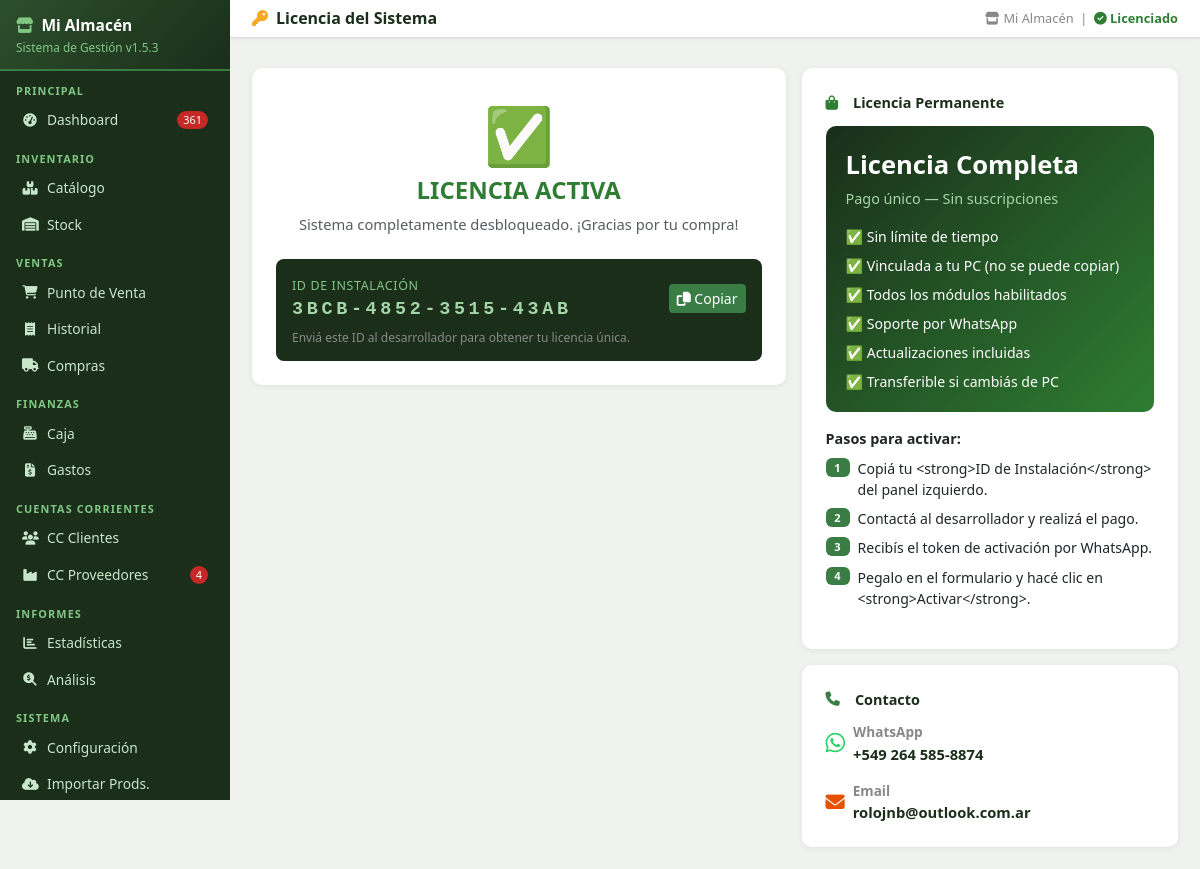
The app's page /licencia (signed in) with its own data.
### tables this page shows
CREATE TABLE config (
            clave TEXT PRIMARY KEY,
            valor TEXT
        );

### app.py (the view)
@app.route('/licencia')
@login_required
def licencia():
    status = db.get_demo_status()
    machine_id = db.get_machine_id()
    return render_template('licencia.html', status=status, machine_id=machine_id)

### app.py (called while the page is built)
def login_required(f):
    @wraps(f)
    def decorated(*args, **kwargs):
        if 'user' not in session:
            flash('⚠ Debés iniciar sesión para acceder.', 'warning')
            return redirect(url_for('login', next=request.path))
        return f(*args, **kwargs)
    return decorated

@app.before_request
def before():
    global _scheduler_started
    db.init_db()
    if not _scheduler_started:
        _scheduler_started = True
        iniciar_backup_scheduler()
    public = {'/login', '/static'}
    if any(request.path.startswith(p) for p in public):
        return
    if 'user' in session:
        try:
            inv_at = db.get_config().get('sessions_invalidated_at', '')
            login_at = session.get('login_date', '')
            if inv_at and login_at and login_at < inv_at:
                session.clear()
        except Exception:
            pass
    if 'user' not in session and request.endpoint not in ('login', 'apagar_rapido', 'static', None):
        return redirect(url_for('login', next=request.path))

### database.py (called while the page is built, shortened)
def get_conn():
    conn = sqlite3.connect(DB_PATH)
    conn.row_factory = sqlite3.Row
    conn.execute("PRAGMA foreign_keys = ON")
    return conn

def q(sql, params=(), fetchall=True, fetchone=False, commit=False):
    conn = get_conn()
    try:
        c = conn.cursor()
        c.execute(sql, params)
        if commit:
            conn.commit()
            return c.lastrowid
        if fetchone:
            return c.fetchone()
        if fetchall:
            return c.fetchall()
    finally:
        conn.close()

def init_db():
    global _db_initialized
    if _db_initialized:
        return

def get_config():
    rows = q("SELECT clave, valor FROM config")
    return {r['clave']: r['valor'] for r in rows}

def get_alertas_count():
    r = q("""SELECT
        COALESCE(SUM(CASE WHEN s.stock_actual<=0 THEN 1 ELSE 0 END),0) as sin_stock,
        COALESCE(SUM(CASE WHEN s.stock_actual>0 AND s.stock_actual<=s.stock_minimo THEN 1 ELSE 0 END),0) as critico,
        COALESCE(SUM(CASE WHEN s.stock_actual>s.stock_minimo AND s.stock_actual<=s.stock_minimo*1.5 THEN 1 ELSE 0 END),0) as bajo
        FROM stock s JOIN productos p ON p.id=s.producto_id WHERE p.activo=1""", fetchone=True)
    if r:
        return {'sin_stock': r['sin_stock'] or 0, 'critico': r['critico'] or 0, 'bajo': r['bajo'] or 0}
    return {'sin_stock':0,'critico':0,'bajo':0}

### templates/licencia.html (shortened to what this page needs)
{% extends 'base.html' %}
{% block page_title %}<i class="fas fa-key me-2" style="color:#f9a825"></i>Licencia del Sistema{% endblock %}
{% block content %}
<div class="row g-3">
  <div class="col-lg-7">
    <div class="table-card p-4 mb-3">
      {% if not status.demo %}
      <div class="text-center mb-4">
        <div style="font-size:3.5rem">✅</div>
        <h4 style="color:#2e7d32;font-weight:700">LICENCIA ACTIVA</h4>
        <p class="text-muted mb-0">Sistema completamente desbloqueado. ¡Gracias por tu compra!</p>
      </div>
      {% else %}
      <div class="text-center mb-4">
        <div style="font-size:3.5rem">⏱️</div>
        <h4 style="color:#1565c0;font-weight:700">MODO DEMO — {{ status.dias_restantes }} días restantes</h4>
        <p class="text-muted mb-0">Todas las funciones disponibles durante el período de prueba.</p>
      </div>
      {% endif %}
      <div style="background:#1a2e1a;border-radius:8px;padding:14px 16px;color:#fff">
        <div class="d-flex align-items-center justify-content-between">
          <div>
            <small style="color:#81c784;font-size:.78rem;text-transform:uppercase;letter-spacing:.05em">
              ID de Instalación
            </small>
            <div style="font-family:monospace;font-size:1.15rem;letter-spacing:.2em;font-weight:700;color:#a5d6a7">
              {{ machine_id[:4] }}-{{ machine_id[4:8] }}-{{ machine_id[8:12] }}-{{ machine_id[12:16] }}
            </div>
          </div>
          <button class="btn btn-sm" style="background:#3a7d44;color:#fff;border:none"
            onclick="navigator.clipboard.writeText('{{ machine_id }}').then(()=>this.innerHTML='<i class=\'fas fa-check\'></i> Copiado')">
            <i class="fas fa-copy"></i> Copiar
          </button>
        </div>
        <small style="color:#888;font-size:.75rem;margin-top:6px;display:block">
          Enviá este ID al desarrollador para obtener tu licencia única.
        </small>
      </div>
    </div>
  </div>
  <div class="col-lg-5">
    <div class="table-card p-4 mb-3">
      <div class="section-title">
        <i class="fas fa-shopping-bag me-2" style="color:#2e7d32"></i>Licencia Permanente
      </div>
      <div style="background:linear-gradient(135deg,#1a2e1a,#2e7d32);border-radius:10px;padding:20px;color:#fff;margin-bottom:16px">
        <div style="font-size:1.6rem;font-weight:800;margin-bottom:4px">Licencia Completa</div>
        <div style="color:#a5d6a7;font-size:.9rem;margin-bottom:16px">Pago único — Sin suscripciones</div>
        <ul style="list-style:none;padding:0;margin:0;font-size:.88rem">
          <li class="mb-2">✅ Sin límite de tiempo</li>
          <li class="mb-2">✅ Vinculada a tu PC (no se puede copiar)</li>
          <li class="mb-2">✅ Todos los módulos habilitados</li>
          <li class="mb-2">✅ Soporte por WhatsApp</li>
          <li class="mb-2">✅ Actualizaciones incluidas</li>
          <li>✅ Transferible si cambiás de PC</li>
        </ul>
      </div>
      <div class="mb-3">
        <div class="fw-bold mb-2" style="font-size:.9rem">Pasos para activar:</div>
        {% for n, txt in [
          (1, 'Copiá tu <strong>ID de Instalación</strong> del panel izquierdo.'),
          (2, 'Contactá al desarrollador y realizá el pago.'),
          (3, 'Recibís el token de activación por WhatsApp.'),
          (4, 'Pegalo en el formulario y hacé clic en <strong>Activar</strong>.'),
        ] %}
        <div class="d-flex mb-2 gap-2 align-items-start">
          <span class="badge" style="background:#3a7d44;min-width:24px">{{ n }}</span>
          <span style="font-size:.88rem">{{ txt }}</span>
        </div>
        {% endfor %}
      </div>
    </div>
    <div class="table-card p-4">
      <div class="section-title">
        <i class="fas fa-phone me-2" style="color:#3a7d44"></i>Contacto
      </div>
      <div class="d-flex align-items-center gap-2 mb-3">
        <i class="fab fa-whatsapp" style="color:#25d366;font-size:1.4rem"></i>
        <div>
          <div class="fw-bold" style="font-size:.85rem;color:#888">WhatsApp</div>
          <a href="https://wa.me/5492645858874" target="_blank"
             style="color:#1a2e1a;text-decoration:none;font-weight:600">
            +549 264 585-8874
          </a>
        </div>
      </div>
      <div class="d-flex align-items-center gap-2">
        <i class="fas fa-envelope" style="color:#e65100;font-size:1.2rem"></i>
        <div>
          <div class="fw-bold" style="font-size:.85rem;color:#888">Email</div>
          <a href="mailto:rolojnb@outlook.com.ar"
             style="color:#1a2e1a;text-decoration:none;font-weight:600">
            rolojnb@outlook.com.ar
          </a>
        </div>
      </div>
    </div>
  </div>
</div>
{% endblock %}

### templates/base.html (shortened to what this page needs)
<!DOCTYPE html>
<html lang="es">
<head>
<link href="https://cdn.jsdelivr.net/npm/bootstrap@5.3.0/dist/css/bootstrap.min.css" rel="stylesheet">
<link href="https://cdnjs.cloudflare.com/ajax/libs/font-awesome/6.4.0/css/all.min.css" rel="stylesheet">
</head>
<body>
<div id="sidebar">
  <div class="logo">
    <h5><i class="fas fa-store me-2" style="color:#81c784"></i>{{ cfg_nombre or 'Mi Almacén' }}</h5>
    <small>Sistema de Gestión v{{ app_version }}</small>
  </div>
  <div class="nav-label">Principal</div>
  <a href="/" class="nav-link {% if request.path == '/' %}active{% endif %}">
    <i class="fas fa-tachometer-alt"></i> Dashboard
    {% if alertas_sidebar and (alertas_sidebar.sin_stock + alertas_sidebar.critico) > 0 %}
      <span class="badge-alert">{{ alertas_sidebar.sin_stock + alertas_sidebar.critico }}</span>
    {% endif %}
  </a>
  <div class="nav-label">Inventario</div>
  <a href="/productos" class="nav-link {% if '/productos' in request.path and '/importar' not in request.path %}active{% endif %}">
    <i class="fas fa-boxes"></i> Catálogo
  </a>
  <a href="/stock" class="nav-link {% if '/stock' in request.path %}active{% endif %}">
    <i class="fas fa-warehouse"></i> Stock
  </a>
  <div class="nav-label">Ventas</div>
  <a href="/punto_venta" class="nav-link {% if '/punto_venta' in request.path %}active{% endif %}">
    <i class="fas fa-shopping-cart"></i> Punto de Venta
  </a>
  <a href="/historial" class="nav-link {% if '/historial' in request.path %}active{% endif %}">
    <i class="fas fa-receipt"></i> Historial
  </a>
  <a href="/compras" class="nav-link {% if '/compras' in request.path %}active{% endif %}">
    <i class="fas fa-truck"></i> Compras
  </a>
  <div class="nav-label">Finanzas</div>
  <a href="/caja" class="nav-link {% if '/caja' in request.path %}active{% endif %}">
    <i class="fas fa-cash-register"></i> Caja
  </a>
  <a href="/gastos" class="nav-link {% if '/gastos' in request.path %}active{% endif %}">
    <i class="fas fa-file-invoice-dollar"></i> Gastos
  </a>
  <div class="nav-label">Cuentas Corrientes</div>
  <a href="/cc_clientes" class="nav-link {% if '/cc_clientes' in request.path %}active{% endif %}">
    <i class="fas fa-users"></i> CC Clientes
  </a>
  <a href="/cc_proveedores" class="nav-link {% if '/cc_proveedores' in request.path %}active{% endif %}">
    <i class="fas fa-industry"></i> CC Proveedores
    {% if alertas_sidebar and alertas_sidebar.facturas_por_vencer > 0 %}
      <span class="badge-alert">{{ alertas_sidebar.facturas_por_vencer }}</span>
    {% endif %}
  </a>
  <div class="nav-label">Informes</div>
  <a href="/estadisticas" class="nav-link {% if '/estadisticas' in request.path %}active{% endif %}">
    <i class="fas fa-chart-bar"></i> Estadísticas
  </a>
  <a href="/analisis" class="nav-link {% if '/analisis' in request.path %}active{% endif %}">
    <i class="fas fa-search-dollar"></i> Análisis
  </a>
  <div class="nav-label">Sistema</div>
  <a href="/config" class="nav-link {% if request.path == '/config' %}active{% endif %}">
    <i class="fas fa-cog"></i> Configuración
  </a>
  <a href="/productos/importar" class="nav-link {% if '/importar' in request.path %}active{% endif %}">
    <i class="fas fa-cloud-download-alt"></i> Importar Prods.
  </a>
</div>
<div id="main">
  <div class="topbar">
    <h4>{% block page_title %}Dashboard{% endblock %}</h4>
    <div class="tb-actions">
      <span class="meta">
        <i class="fas fa-store me-1"></i>{{ cfg_nombre or 'Mi Almacén' }}
        &nbsp;|&nbsp;
        {% if demo_status and demo_status.demo and not demo_status.vencido %}
          <span style="color:#e65100;font-weight:600;">DEMO {{ demo_status.dias_restantes }}d</span>
        {% elif demo_status and not demo_status.demo %}
          <span style="color:#2e7d32;font-weight:600;"><i class="fas fa-check-circle"></i> Licenciado</span>
        {% endif %}
      </span>
    </div>
  </div>
  <div class="px-3 pt-2">
  </div>
  <div class="content">
    {% block content %}{% endblock %}
  </div>
</div>
</body>
</html>

### records on screen
config: valor "Mi Almacén"
config: valor "3BCB", valor "4852", valor "3515", valor "43AB"

### other values on screen
{{ app_version }} "1.5.3"
{{ alertas_sidebar.sin_stock + alertas_sidebar.critico }} "361"
{{ alertas_sidebar.facturas_por_vencer }} "4"
{{ n }} "1" "2" "3" "4"
{{ txt }} "Copiá tu <strong>ID de Instalación</strong> del panel izquierdo." "Contactá al desarrollador y realizá el pago." "Recibís el token de activación por WhatsApp." "Pegalo en el formulario y hacé clic en <strong>Activar</strong>."
